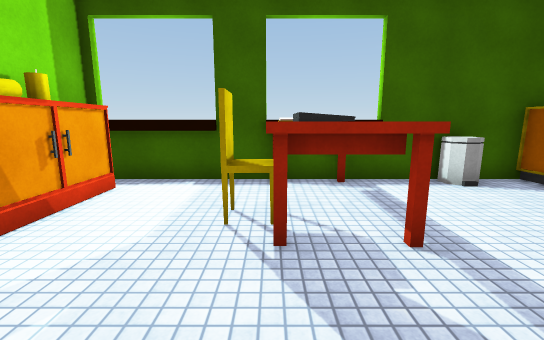
View 1 (above)

19 first-person views from a walk through a Unity game level. The camera is 1.5 m above the floor, tilts 10° down and sees 90° across. The floor is counted in squares, 1 m on a side. Each view is taken from the middle of a square. On the plan, view 1 faces up. The plan holds only what a view shows up to about 14 squares ahead; the rest is blank. The player is left out. Surface patterns are stand-ins for the level's own textures.

View 2
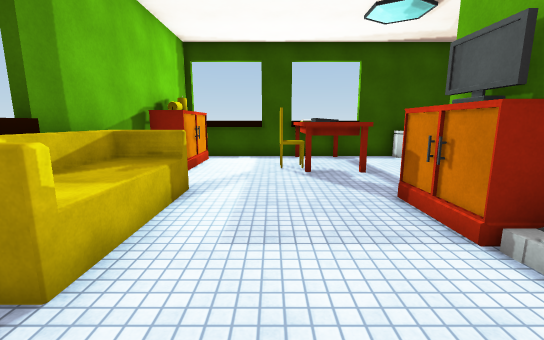

View 3
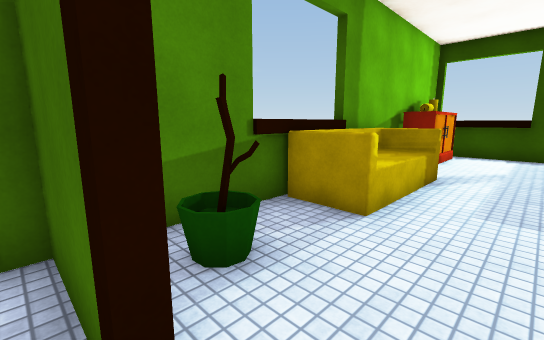

View 4
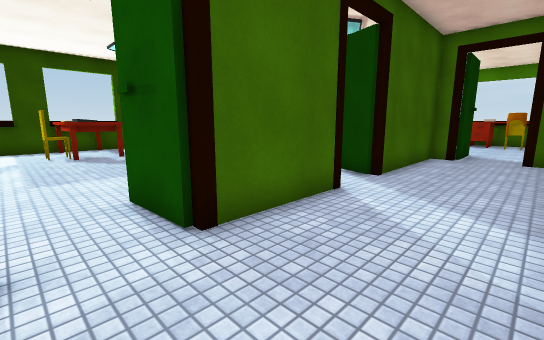

View 5
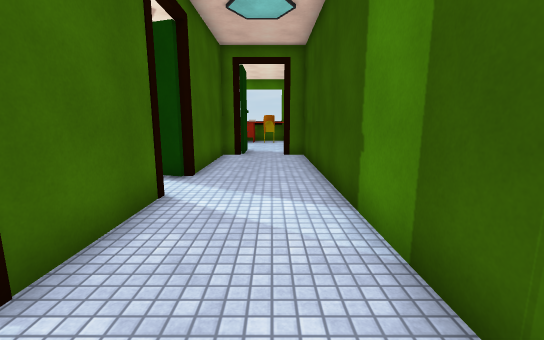

View 6
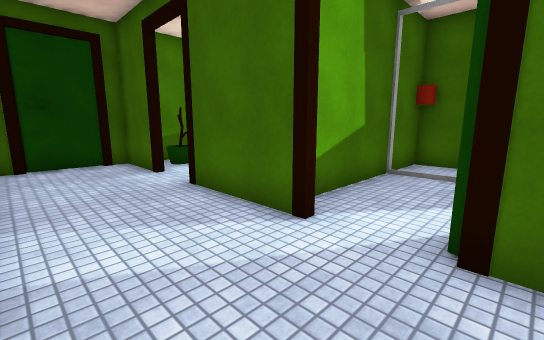

View 7
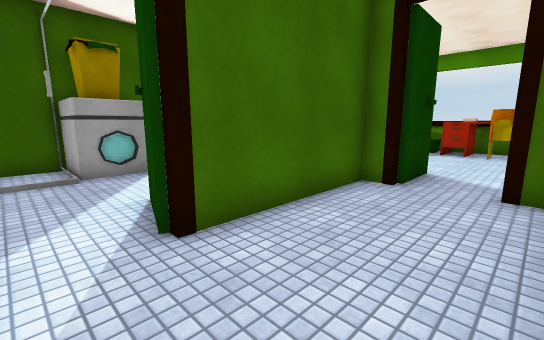

View 8
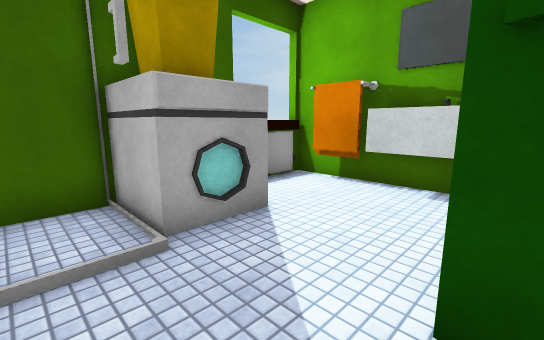

View 9
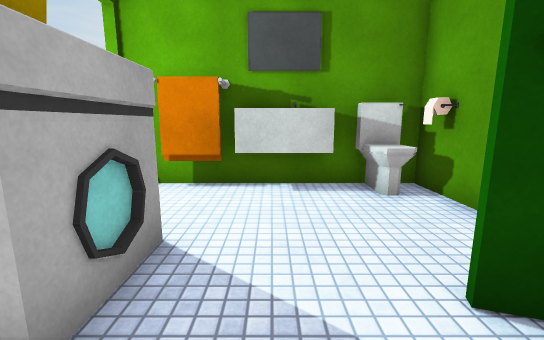

View 10
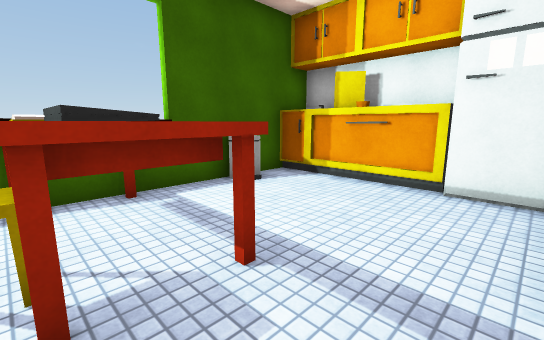

View 11
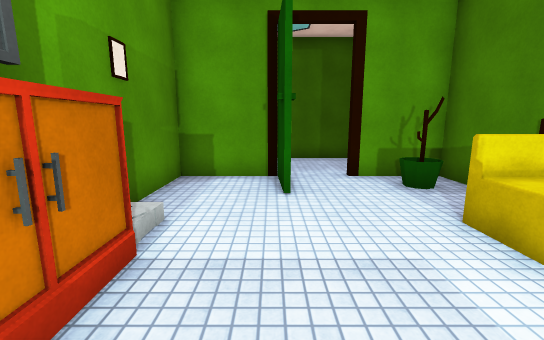

View 12
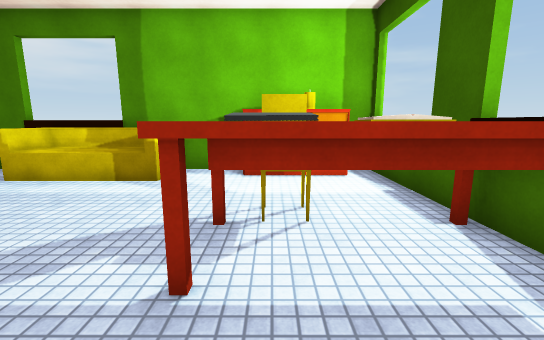

View 13
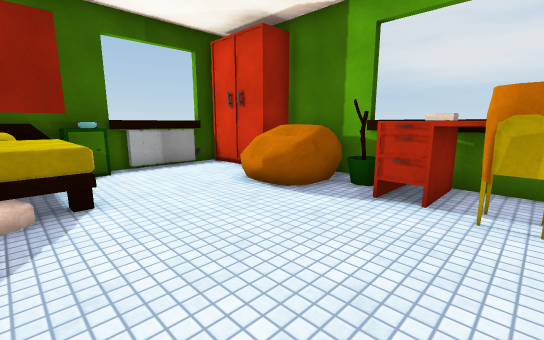

View 14
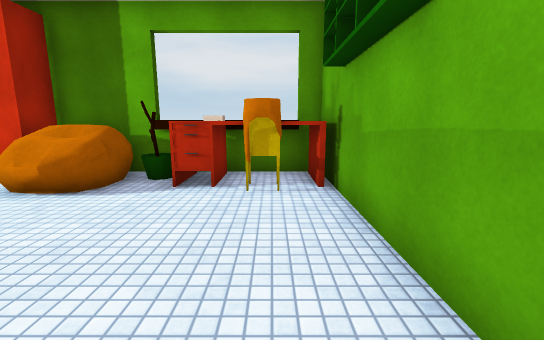

View 15
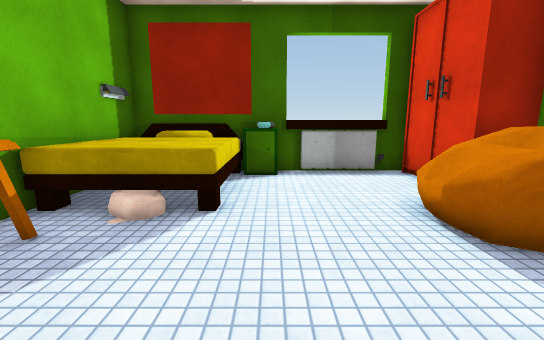

View 16
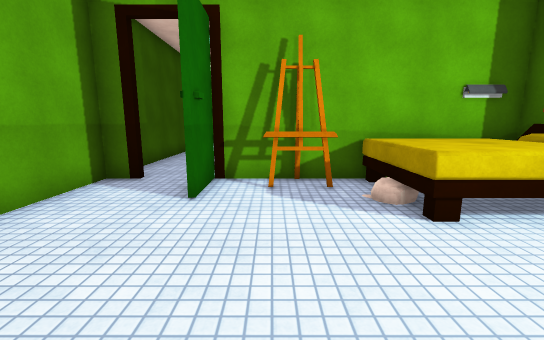

View 17
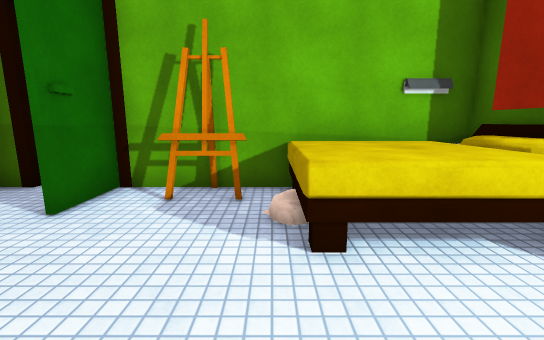

View 18
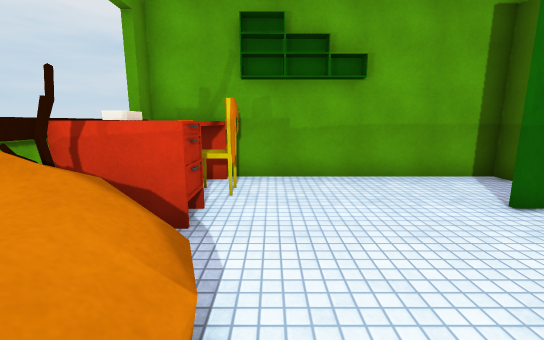

View 19
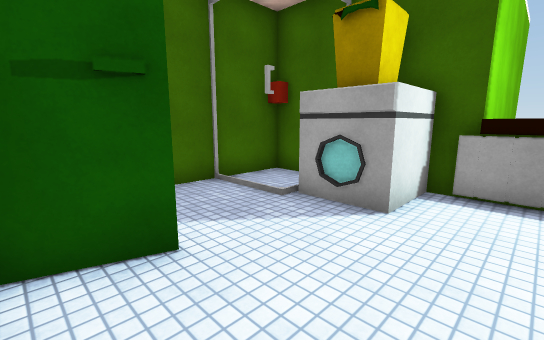

### Floor plan
Ten units are one square. View 1 is at (0, 0); x grows to the right and y downward. Boxes are objects, and circles mark ways between rooms. Rooms are numbered by the first view taken in them; rooms with no view inside come last. Other rooms are left out.
<svg viewBox="-53 -76 263 186">
<path fill="none" stroke="#000" d="M-47 -35 -47 74M-3 45 -2 65 26 65 26 28M66 -24 66 -71 -42 -71M46 -63 43 -65M-3 67 -4 45M-48 65 -21 65M35 67 0 67M-21 67 -48 67M-32 105 106 105 106 95M-47 75 -47 96M106 67 56 67M61 46 56 62M84 65 106 65M53 66 60 45M100 19 100 5M90 -4 73 -4 73 16 54 16 54 -4 28 -4 28 56M106 77 106 34M101 -2 77 -2M106 -4 92 -4M128 77 106 77M114 47 117 47 117 62M189 48 189 38 184 32M190 48 190 38M192 51 184 50M108 35 108 75 128 75M199 49 191 52 181 52M202 60 202 25M202 72 202 61M108 98 108 105 202 105 202 94M202 85 202 75M200 98 200 55M182 -2 159 -2M192 -4 107 -4M174 42 177 49M181 52 176 47 174 42 174 39 177 31M183 52 179 50 176 44"/>
<rect x="-45" y="45" width="20" height="10" fill="#bbb"><title>plant</title></rect>
<rect x="-45" y="-15" width="20" height="50" fill="#bbb"><title>sofa</title></rect>
<rect x="-45" y="-65" width="10" height="40" fill="#bbb"><title>cabinet</title></rect>
<rect x="-5" y="-65" width="30" height="40" fill="#bbb"><title>table</title></rect>
<rect x="-5" y="-55" width="10" height="20" fill="#bbb"><title>chair</title></rect>
<rect x="-5" y="-65" width="20" height="20" fill="#bbb"><title>other object</title></rect>
<rect x="5" y="-45" width="10" height="10" fill="#bbb"><title>other object</title></rect>
<rect x="15" y="-5" width="10" height="30" fill="#bbb"><title>cabinet</title></rect>
<rect x="55" y="-25" width="10" height="10" fill="#bbb"><title>fridge</title></rect>
<rect x="25" y="15" width="10" height="10" fill="#bbb"><title>shower</title></rect>
<rect x="85" y="45" width="20" height="10" fill="#bbb"><title>toilet</title></rect>
<rect x="95" y="55" width="10" height="10" fill="#bbb"><title>toilet</title></rect>
<rect x="95" y="25" width="10" height="20" fill="#bbb"><title>sink</title></rect>
<rect x="105" y="-5" width="40" height="50" fill="#bbb"><title>bed</title></rect>
<rect x="135" y="-5" width="20" height="10" fill="#bbb"><title>nightstand</title></rect>
<rect x="175" y="65" width="30" height="40" fill="#bbb"><title>desk</title></rect>
<rect x="175" y="85" width="10" height="10" fill="#bbb"><title>chair</title></rect>
<rect x="185" y="55" width="10" height="10" fill="#bbb"><title>plant</title></rect>
<circle cx="-15" cy="70" r="3" fill="#2a7"/>
<circle cx="45" cy="70" r="3" fill="#2a7"/>
<circle cx="110" cy="90" r="3" fill="#2a7"/>
<text x="0" y="-10">1</text>
<text x="30" y="90">2</text>
<text x="70" y="40">3</text>
<text x="150" y="60">4</text>
</svg>
Room 1 opens to room 2. Room 2 opens to room 3. Room 2 opens to room 4.

Where each view was taken, in squares from view 1:
view 1: 0 up, 0 right, facing up
view 2: 5 down, 1 left, facing up
view 3: 7 down, 1 left, facing up-left
view 4: 10 down, 2 left, facing up-right
view 5: 9 down, 2 left, facing right
view 6: 10 down, 6 right, facing up-left
view 7: 10 down, 4 right, facing up-right
view 8: 5 down, 4 right, facing up-right
view 9: 3 down, 4 right, facing right
view 10: 1 up, 0 right, facing up-right
view 11: 1 up, 0 right, facing down
view 12: 4 up, 4 right, facing left
view 13: 9 down, 13 right, facing up-right
view 14: 9 down, 12 right, facing right
view 15: 8 down, 15 right, facing up
view 16: 6 down, 18 right, facing left
view 17: 4 down, 17 right, facing left
view 18: 3 down, 17 right, facing down
view 19: 6 down, 9 right, facing up-left
